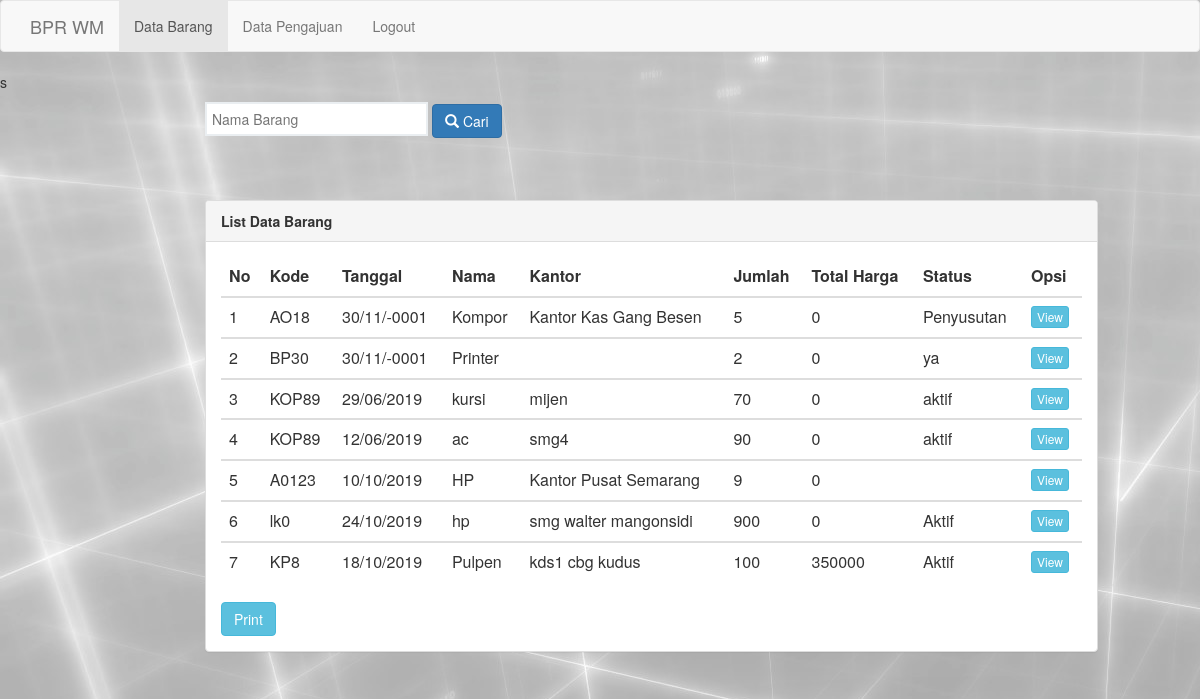
/hrd/index_barang_hrd.php, run on an earlier commit of the app's database.
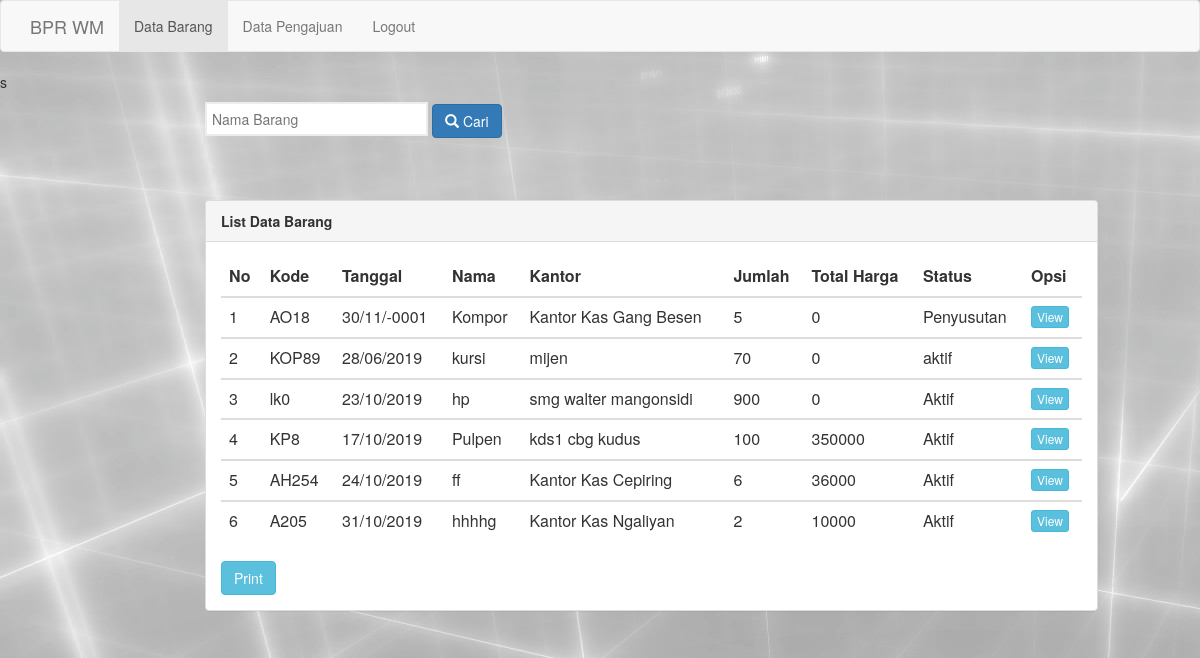
And on a later commit of the database.
### tables this page shows
CREATE TABLE `barang` (
  `id_brg` int(5) NOT NULL,
  `kode_brg` varchar(5) NOT NULL,
  `tgl_msk` timestamp NOT NULL DEFAULT CURRENT_TIMESTAMP,
  `nm_brg` varchar(50) NOT NULL,
  `nm_kantor` varchar(100) NOT NULL,
  `jml_brg` int(100) NOT NULL,
  `sat_brg` varchar(100) NOT NULL,
  `tot_hrg` int(100) NOT NULL,
  `hrg_brg` int(10) NOT NULL,
  `status_brg` varchar(10) NOT NULL
);

### hrd/index_barang_hrd.php (the view, shortened to what this page needs)
<html>
<head>
	<link rel="stylesheet" type="text/css" href="assets/css/bootstrap.css">
</head>
<body>
<nav class="navbar navbar-default">
          <div class="container">
            <div class="navbar-header">
              <a class="navbar-brand" href="www.bprwm.co.id">BPR WM</a>
            </div>
            <div class="collapse navbar-collapse" id="bs-example-navbar-collapse-1">
              <ul class="nav navbar-nav">
                <li class="active"><a href="index_barang_hrd.php">Data Barang <span class="sr-only">(current)</span></a></li>
                <li><a href="index_pengajuan_hrd.php">Data Pengajuan</a></li>
                <li><a href="../logout.php">Logout</a></li>
              </ul>
            </div>
          </div>
        </nav>
        s
	<div class="row">
		<div class="container-fuild">
				<div class="col-md-9 col-md-offset-2">
					<form action="proses_search.php" method="get">
					<input type="search" name="cari" placeholder="Nama Barang" >
					<button action="proses_search.php" type="submit" class="btn btn-primary"><i class="glyphicon glyphicon-search" value="Cari"  ></i> Cari</button>
 				</form>
				<br>
					<br><div class="panel panel-default">
						<div class="panel-heading">
							<span class="title"><b>List Data Barang</b></span>
						</div>
						<div class="panel-body">
							<table class="table table-stripped">
								<thead>
									<tr>
										<th>No</th>
										<th>Kode</th>
										<th>Tanggal</th>
										<th>Nama </th>
										<th>Kantor</th>
										<th>Jumlah</th>
										<th>Total Harga</th>
										<th>Status</th>
										<th>Opsi</th>
									</tr>
								</thead>
								<?php
									include 'koneksi.php';
									$lihat	= mysqli_query($connect, "SELECT * FROM barang");
									if (mysqli_num_rows($lihat) == 0) {
										echo '<tr><td colspan="6"><center>Data Kosong!!!</center></td></tr>';
									}else{
									$no 	= 1;
									while($data = mysqli_fetch_array($lihat)) {
								?>
								<tbody>
									<tr>
										<td><?php echo $no;?></td>
										<td><?php echo $data['kode_brg']?></td>
										<td><?php echo date("d/m/Y", strtotime($data['tgl_msk']))?></td>
										<td><?php echo $data['nm_brg']?></td>
										<td><?php echo $data['nm_kantor']?></td>
										<td><?php echo $data['jml_brg']?></td>
										<td><?php echo $data['tot_hrg']?></td>
										<td><?php echo $data['status_brg']?></td>
										<td>
											<a href="../admin/view_barang.php?id_brg=<?php echo $data['id_brg']?>" class="btn btn-info btn-xs"><i "></i>View </a>
										</td>
									</tr>
								</tbody>
								<?php $no++;}}?>
							</table>
								<button onClick="print_data()" class="btn btn-info">Print</button>
						</div>
					</div>
				</div>
			</div>
		</div>
</body>
</html>

What changed in the data, as far as the page shows it:
removed barang: kode_brg "BP30", tgl_msk "30/11/-0001", nm_brg "Printer", jml_brg "2", tot_hrg "0", status_brg "ya"
removed barang: kode_brg "KOP89", tgl_msk "12/06/2019", nm_brg "ac", nm_kantor "smg4", jml_brg "90", tot_hrg "0", status_brg "aktif"
removed barang: kode_brg "A0123", tgl_msk "10/10/2019", nm_brg "HP", nm_kantor "Kantor Pusat Semarang", jml_brg "9", tot_hrg "0"
changed barang "KOP89": tgl_msk "29/06/2019" → "28/06/2019"
changed barang "lk0": tgl_msk "24/10/2019" → "23/10/2019"
changed barang "KP8": tgl_msk "18/10/2019" → "17/10/2019"
added barang: kode_brg "AH254", tgl_msk "24/10/2019", nm_brg "ff", nm_kantor "Kantor Kas Cepiring", jml_brg "6", tot_hrg "36000", status_brg "Aktif"
added barang: kode_brg "A205", tgl_msk "31/10/2019", nm_brg "hhhhg", nm_kantor "Kantor Kas Ngaliyan", jml_brg "2", tot_hrg "10000", status_brg "Aktif"
